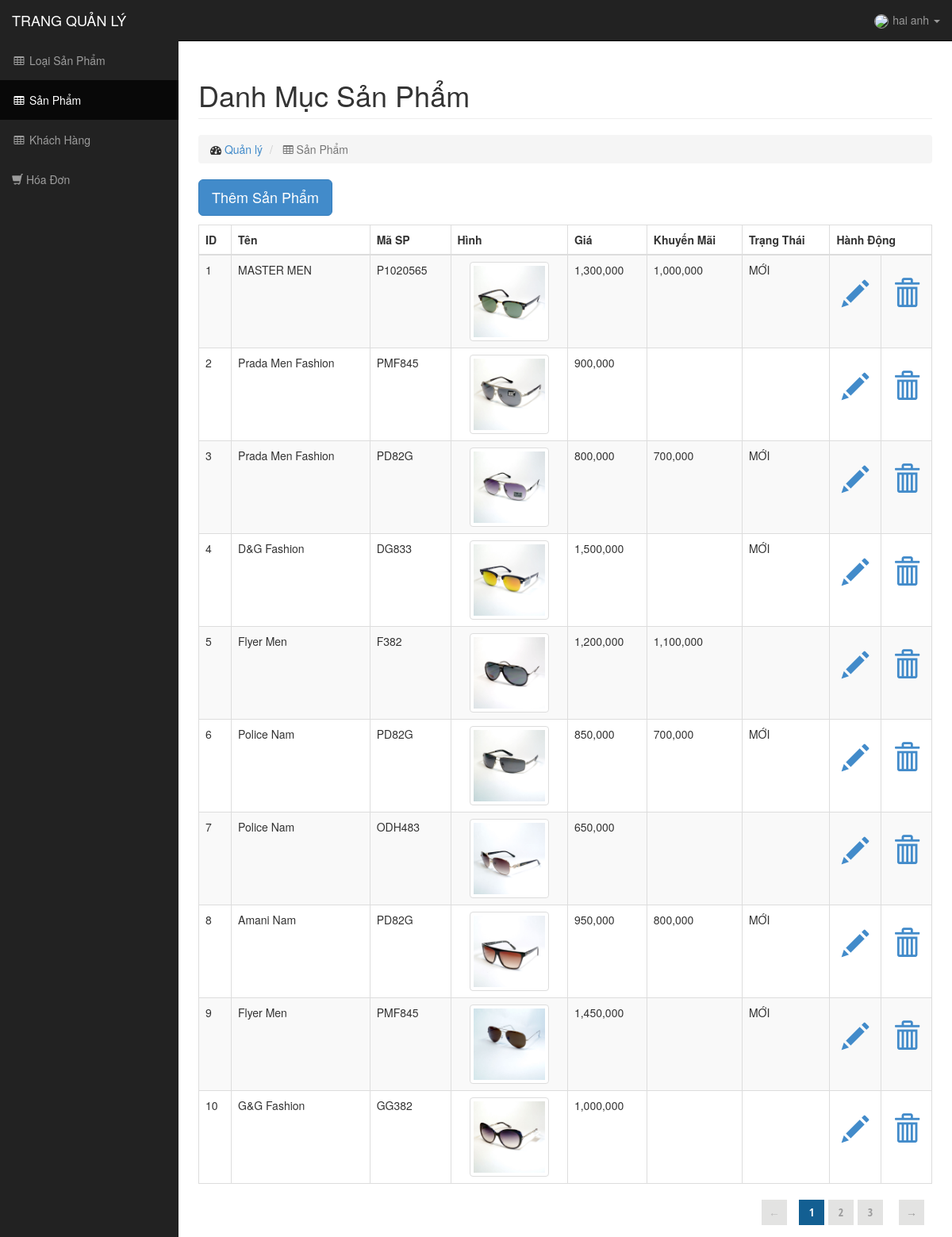
/admin/index.php (signed in), run on the app's committed database.
### tables this page shows
CREATE TABLE IF NOT EXISTS `customer` (
  `idcustomer` int(20) NOT NULL AUTO_INCREMENT,
  `name` varchar(100) NOT NULL,
  `image` varchar(225) DEFAULT NULL,
  `gender` tinyint(1) NOT NULL,
  `user` varchar(50) NOT NULL,
  `pass` varchar(50) NOT NULL,
  PRIMARY KEY (`idcustomer`),
  UNIQUE KEY `user` (`user`),
  UNIQUE KEY `user_2` (`user`),
  KEY `idcustomer` (`idcustomer`),
  KEY `user_3` (`user`),
  KEY `user_4` (`user`),
  KEY `user_5` (`user`)
);

CREATE TABLE IF NOT EXISTS `product` (
  `idproduct` int(20) NOT NULL AUTO_INCREMENT,
  `name` varchar(225) NOT NULL,
  `model` varchar(225) DEFAULT NULL,
  `detail` text,
  `pimage` varchar(225) NOT NULL,
  `price` int(20) NOT NULL,
  `sale` int(20) DEFAULT NULL,
  `state` tinyint(1) DEFAULT '0',
  PRIMARY KEY (`idproduct`)
);

### admin/index.php (called while the page is built, shortened)
<?php
    require("config.php");
    switch ($c) {
       case 'home': $c='product'; require("model/product.php"); break;
    }
    include('controller/'.$c.DS.$a.'.php');
    include('views/'.TEMPLATE_NAME.'/index.tpl.php');
?>

### application/config/database.php (called while the page is built, shortened)
<?php  if ( ! defined('BASEPATH')) exit('No direct script access allowed');
$db['default']['hostname'] = 'localhost';
$db['default']['username'] = 'root';
$db['default']['password'] = '';
$db['default']['database'] = 'matkinh';
$db['default']['dbdriver'] = 'mysql';
$db['default']['dbprefix'] = '';
$db['default']['pconnect'] = TRUE;
$db['default']['db_debug'] = TRUE;
$db['default']['cache_on'] = FALSE;
$db['default']['cachedir'] = '';
$db['default']['char_set'] = 'utf8';
$db['default']['dbcollat'] = 'utf8_general_ci';
$db['default']['swap_pre'] = '';
$db['default']['autoinit'] = TRUE;
$db['default']['stricton'] = FALSE;

### admin/config.php (called while the page is built, shortened)
<?php
    include('../application/config/database.php');
    $host = $db['default']['hostname'];
    $user = $db['default']['username'];
    $pass = $db['default']['password'];
    $dbname = $db['default']['database'];
    require("model/connect.php");
?>

### admin/model/connect.php (called while the page is built, shortened)
<?php
class connect {
    private $db = null;
    function __construct(){
	global $host,$user,$pass,$dbname;
        $dsn = "mysql:host=$host;dbname=$dbname";
        try{
            $this->db = new PDO($dsn,$user,$pass,array(PDO::MYSQL_ATTR_INIT_COMMAND => "SET NAMES utf8"));
        } catch (Exception $ex) {
            die('Error: '. $ex->getMessage);
        }
    }
    function get($sql){
        $result = $this->db->query($sql);
        return $result;
    }
    function getfetch($sql){
        $result = $this->db->query($sql);
        $result = $result->fetch();
        return $result;
    }
}
?>

### admin/model/product.php (called while the page is built, shortened)
<?php
class product extends connect {
    function getlist(){
        $sql = "SELECT * FROM `product`";
        $result = $this->get($sql);
        return $result;
    }
}
?>

### admin/controller/product/view.php (called while the page is built, shortened)
<?php
    $product = new $c();
    $result = $product->getlist();
?>

### admin/views/matkinh/content/product/view.tpl.php (the view)
<div class="container-fluid">
    <div class="row">
        <div class="col-lg-12">
            <h1 class="page-header">
                Danh Mục Sản Phẩm
            </h1>
            <ol class="breadcrumb">
                <li>
                    <i class="fa fa-dashboard"></i>  <a href="index.php"> Quản lý</a>
                </li>
                <li class="active">
                    <i class="fa fa-table"></i> Sản Phẩm
                </li>
            </ol>
            <a href="?c=product&a=add" class="btn btn-lg btn-primary" style="margin-bottom:10px">Thêm Sản Phẩm</a>
        </div>
		<div class="col-lg-12">
		</div>
    </div>
    <div class="row">
        <div class="col-lg-12">
            <div class="table-responsive">
                <table class="table table-bordered table-hover table-striped">
                    <thead>
                        <tr>
                            <th>ID</th>
                            <th>Tên</th>
                            <th>Mã SP</th>
                            <th>Hình</th>
                            <th>Giá</th>
                            <th>Khuyến Mãi</th>
                            <th>Trạng Thái</th>
                            <th colspan="2">Hành Động</th>
                        </tr>
                    </thead>
                    <tbody id="jpage">
                    <?php
                        foreach($result as $row){
                            echo '
                            <tr>
                                <td>'.$row['idproduct'].'</td>
                                <td>'.$row['name'].'</td>
                                <td>'.$row['model'].'</td>
                                <td style="text-align:center"><img src="../assets/img/'.$row['pimage'].'" class="img-thumbnail"  width="100" /></td>
                                <td>'.number_format($row['price']).'</td>
                                <td>'.($row['sale']?number_format($row['sale']):'').'</td>
                                <td>';
                                switch ($row['state']){
                                    case 0: echo ''; break;
                                    case 1: echo 'MỚI'; break;
                                    case 2: echo 'KM'; break;
                                }
                                echo '</td>
                                <td style="text-align:center">
                                    <a href="?c=product&a=edit&idproduct='.$row['idproduct'].'" onclick="return confirm(\'Bạn có chắc muốn sửa không?\');">
                                        <span class="glyphicon glyphicon-pencil hd"></span>
                                    </a>
                                </td>
                                <td style="text-align:center">
                                    <a href="?c=product&a=del&idproduct='.$row['idproduct'].'" onclick="return confirm(\'Bạn có chắc muốn xóa không?\');">
                                        <span class="glyphicon glyphicon-trash hd"></span>
                                    </a>
                                </td>
                            </tr>';
                        }
                    ?>
                    </tbody>
                </table>
                <div class="holder"></div>
            </div>
        </div>
    </div>
</div>

### admin/views/matkinh/header.tpl.php (shortened to what this page needs)
<!DOCTYPE html>
<html lang="en">
<head>
    <link href="views/<?php echo TEMPLATE_NAME ?>/css/bootstrap.min.css" rel="stylesheet">
    <link href="views/<?php echo TEMPLATE_NAME ?>/css/sb-admin.css" rel="stylesheet">
    <link href="views/<?php echo TEMPLATE_NAME ?>/css/font-awesome.min.css" rel="stylesheet" type="text/css">
    <link href="views/<?php echo TEMPLATE_NAME ?>/css/jPages.css" rel="stylesheet" type="text/css">
</head>

### admin/views/matkinh/index.tpl.php (shortened to what this page needs)
<?php include ("views/".TEMPLATE_NAME."/header.tpl.php"); ?>
<body>
    <div id="wrapper">
        <?php include("views/".TEMPLATE_NAME."/menu.tpl.php"); ?>
        <div id="page-wrapper">
            <?php include("views/".TEMPLATE_NAME."/content/".$c.DS.ACTION.".tpl.php"); ?>
        </div>
    </div>
</body>
</html>

### admin/views/matkinh/menu.tpl.php (shortened to what this page needs)
<?php
    switch($c){
        default: $admin = new $c();
    }
    $idadmin = $_SESSION['(*)v(*)'];
    $sql = "SELECT * FROM `customer` WHERE `idcustomer`='$idadmin'";
    $tmp = $admin->getfetch($sql);
?>
<nav class="navbar navbar-inverse navbar-fixed-top" role="navigation">
    <div class="navbar-header">
        <a class="navbar-brand" href="index.php">TRANG QUẢN LÝ</a>
    </div>
    <ul class="nav navbar-right top-nav">
        <li class="dropdown">
            <a href="#" class="dropdown-toggle" data-toggle="dropdown"><img src="http://<?php echo $_SERVER['HTTP_HOST'] ?>/assets/img/<?php echo $tmp['image'] ?>" style="width:25px;border:1px solid;border-radius:15px;margin-right:5px" /><?php echo $tmp['name'] ?> <b class="caret"></b></a>
        </li>
    </ul>
    <div class="collapse navbar-collapse navbar-ex1-collapse">
        <ul class="nav navbar-nav side-nav">
            <li <?php echo (isset($_GET['c']) && $_GET['c']=='categories'?'class="active"':'') ?>><a href="index.php?c=categories"><i class="fa fa-fw fa-table"></i> Loại Sản Phẩm</a></li>
            <li <?php echo (empty($_GET['c']) || $_GET['c']=='product'?'class="active"':'') ?>><a href="index.php?c=product"><i class="fa fa-fw fa-table"></i> Sản Phẩm</a></li>
            <li <?php echo (isset($_GET['c']) && $_GET['c']=='customer'?'class="active"':'') ?>><a href="index.php?c=customer"><i class="fa fa-fw fa-table"></i> Khách Hàng</a></li>
            <li <?php echo (isset($_GET['c']) && $_GET['c']=='order'?'class="active"':'') ?>><a href="index.php?c=order"><i class="glyphicon glyphicon-shopping-cart"></i> Hóa Đơn</a></li>
        </ul>
    </div>
</nav>

### admin/views/matkinh/css/sb-admin.css (style rules this page uses)
body { margin-top: 100px; background-color: #222; }
@media (min-width:768px) { body { margin-top: 50px; } }
#wrapper { padding-left: 0; }
#page-wrapper { width: 100%; padding: 0; background-color: #fff; }
@media (min-width:768px) { #wrapper { padding-left: 225px; } }
@media (min-width:768px) { #page-wrapper { padding: 10px; } }
.top-nav { padding: 0 15px; }
.top-nav>li { display: inline-block; float: left; }
.top-nav>li>a { padding-top: 15px; padding-bottom: 15px; line-height: 20px; color: #999; }
@media (min-width:768px) { .side-nav { position: fixed; top: 51px; left: 225px; width: 225px; margin-left: -225px; border: none; border-radius: 0; overflow-y: auto; background-color: #222; } }
@media (min-width:768px) { .side-nav>li>a { width: 225px; } }
.hd { font-size:34px; line-height:80px; }

### admin/views/matkinh/css/jPages.css (style rules this page uses)
.holder { padding-right: 5px; float:right; }

### data on the page
customer: name "hai anh"
product: idproduct "1", name "MASTER MEN", model "P1020565", pimage (picture), price "1,300,000", sale "1,000,000", state "MỚI"
product: idproduct "2", name "Prada Men Fashion", model "PMF845", pimage (picture), price "900,000"
product: idproduct "3", name "Prada Men Fashion", model "PD82G", pimage (picture), price "800,000", sale "700,000", state "MỚI"
product: idproduct "4", name "D&G Fashion", model "DG833", pimage (picture), price "1,500,000", state "MỚI"
product: idproduct "5", name "Flyer Men", model "F382", pimage (picture), price "1,200,000", sale "1,100,000"
product: idproduct "6", name "Police Nam", model "PD82G", pimage (picture), price "850,000", sale "700,000", state "MỚI"
product: idproduct "7", name "Police Nam", model "ODH483", pimage (picture), price "650,000"
product: idproduct "8", name "Amani Nam", model "PD82G", pimage (picture), price "950,000", sale "800,000", state "MỚI"
product: idproduct "9", name "Flyer Men", model "PMF845", pimage (picture), price "1,450,000", state "MỚI"
product: idproduct "10", name "G&G Fashion", model "GG382", pimage (picture), price "1,000,000"
